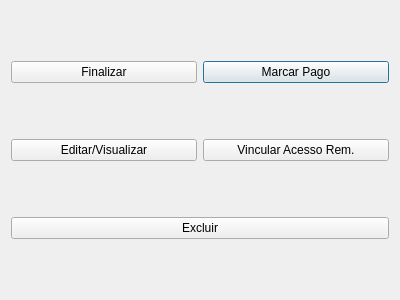
<?xml version="1.0" encoding="UTF-8"?>
<ui version="4.0">
 <class>Dialog</class>
 <widget class="QDialog" name="Dialog">
  <property name="geometry">
   <rect>
    <x>0</x>
    <y>0</y>
    <width>400</width>
    <height>300</height>
   </rect>
  </property>
  <property name="font">
   <font>
    <bold>false</bold>
   </font>
  </property>
  <property name="windowTitle">
   <string>Dialog</string>
  </property>
  <layout class="QGridLayout" name="gridLayout">
   <item row="0" column="1">
    <widget class="QPushButton" name="btn_mark_paid">
     <property name="text">
      <string>Marcar Pago</string>
     </property>
    </widget>
   </item>
   <item row="0" column="0">
    <widget class="QPushButton" name="btn_finish">
     <property name="text">
      <string>Finalizar</string>
     </property>
    </widget>
   </item>
   <item row="1" column="0">
    <widget class="QPushButton" name="btn_edit">
     <property name="text">
      <string>Editar/Visualizar</string>
     </property>
    </widget>
   </item>
   <item row="2" column="0" colspan="2">
    <widget class="QPushButton" name="btn_delete">
     <property name="text">
      <string>Excluir</string>
     </property>
    </widget>
   </item>
   <item row="1" column="1">
    <widget class="QPushButton" name="btn_vinc_access_remote">
     <property name="text">
      <string>Vincular Acesso Rem.</string>
     </property>
    </widget>
   </item>
  </layout>
 </widget>
 <resources/>
 <connections/>
</ui>
